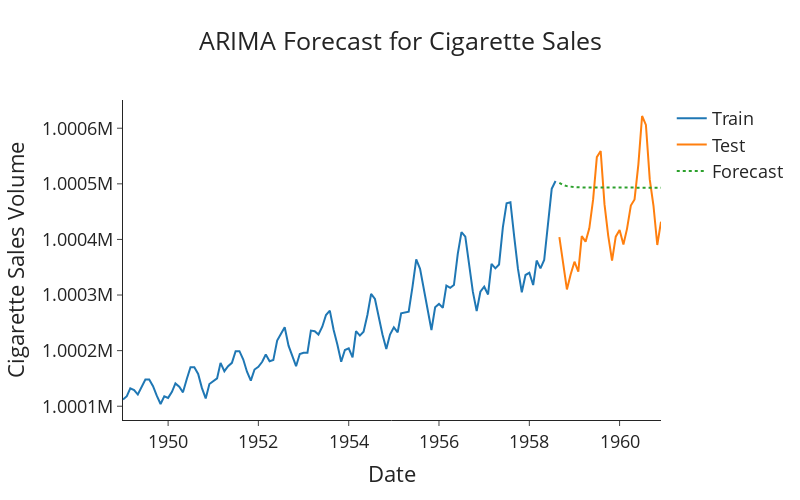

Notebook code for this chart:
### Markdown cell above
## Note: Got stuck and had to watch Youtube video that helped me create the graph below.

### Code cell
# Import packages
import plotly.graph_objects as go

# Define the function to plot forecasts
def plot_forecasts(forecasts: list[float], title: str) -> None:
    """Function to plot the forecasts."""
    fig = go.Figure()
    
    # Plot the training data
    fig.add_trace(go.Scatter(x=train.index, y=train['#CigSales'], name='Train'))
    
    # Plot the test data
    fig.add_trace(go.Scatter(x=test.index, y=test['#CigSales'], name='Test'))
    
    # Plot the forecasts
    fig.add_trace(go.Scatter(x=test.index, y=forecasts, name='Forecast', line=dict(dash='dot')))
    
    # Update layout
    fig.update_layout(
        template="simple_white", 
        font=dict(size=18), 
        title_text=title,
        width=800, 
        title_x=0.5, 
        height=500, 
        xaxis_title='Date',
        yaxis_title='Cigarette Sales Volume'
    )

    return fig.show()

# Plot the forecasts
plot_forecasts(forecasts, 'ARIMA Forecast for Cigarette Sales')
